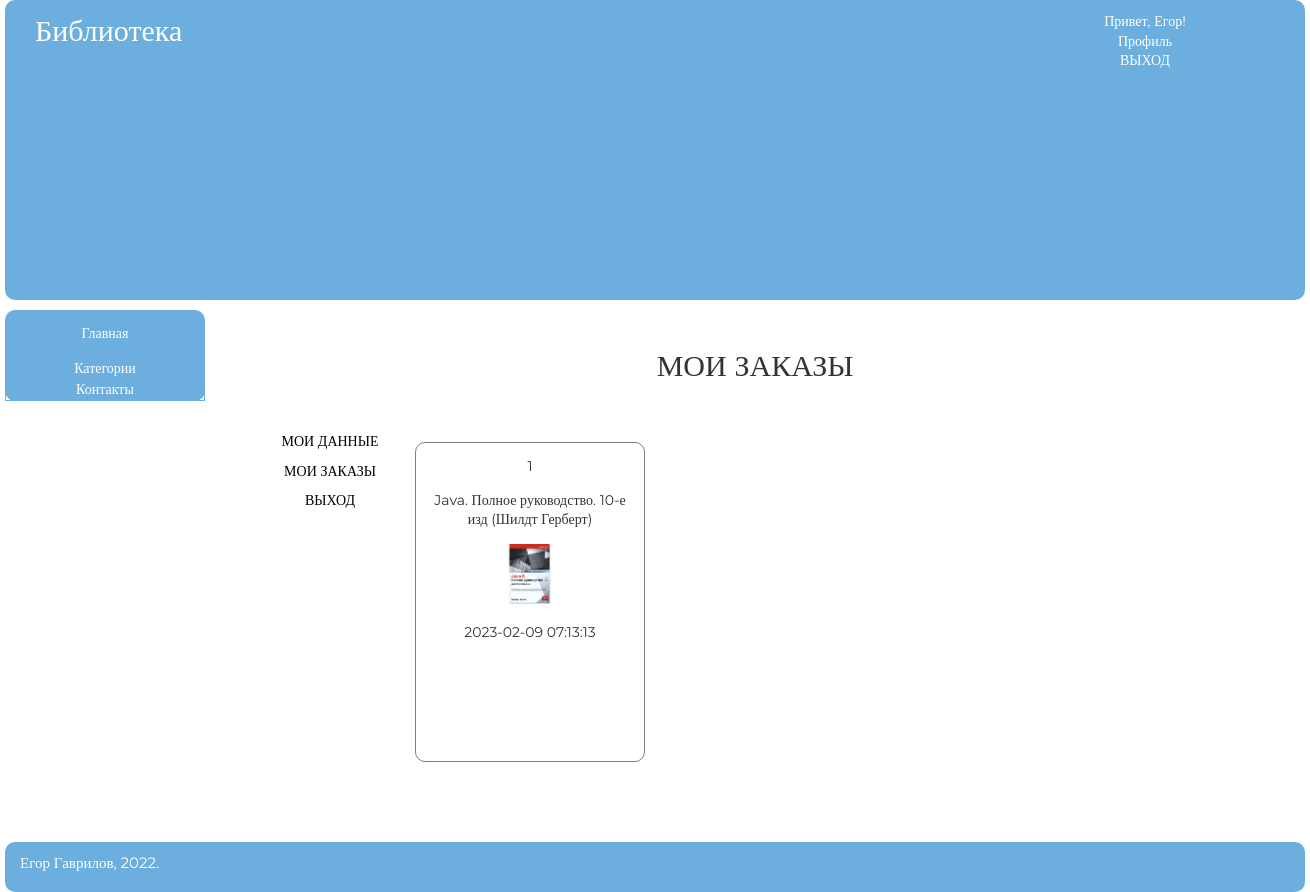
The page /orders_user.php (signed in) on the database its author committed.
### tables this page shows
CREATE TABLE `orders` (
  `id` int(11) NOT NULL,
  `book_id` int(11) NOT NULL,
  `user_id` int(11) NOT NULL,
  `creation_date` datetime NOT NULL DEFAULT current_timestamp()
);

CREATE TABLE `catalog` (
  `id` int(11) NOT NULL,
  `title` text NOT NULL,
  `category` int(11) NOT NULL,
  `year` int(4) NOT NULL,
  `filename` text NOT NULL,
  `picture` text NOT NULL
);

### orders_user.php (called while the page is built)
<?php
include "components/header.php";
include "components/contents/orders_user.php";
include "components/sidebar.php";
include "components/footer.php"
?>

### components/contents/orders_user.php (the view)
<div class="container clearfix">
    <main class="content">
        <p style="text-align: center; font-size: 30px; margin: 0; padding: 1.5em 0;">МОИ ЗАКАЗЫ</p>
        <div class="profile">
            <div class="menu_prof">
                <a href="profile.php">МОИ ДАННЫЕ</a>
                <a href="orders_user.php">МОИ ЗАКАЗЫ</a>
                <a href="adminka/controllers/exit_user.php">ВЫХОД</a>
            </div>
                    <div class="value_profile">
                        <div class="boxes">
                            <?php
                            $client_id = $_SESSION['client']['id'];
                            $str_out_orders = "SELECT * FROM `orders` WHERE user_id=$client_id";
                            $run_out_orders = mysqli_query($connect, $str_out_orders);
                            while ($out_order = mysqli_fetch_array($run_out_orders)) {
                                echo "
                                        <div class=box>
                                            <p>$out_order[id]</p>
                                    ";
                                $book_id = $out_order['book_id'];
                                $str_out_book = "SELECT * FROM `catalog` WHERE id=$book_id";
                                $run_out_book = mysqli_query($connect, $str_out_book);
                                $out_book = mysqli_fetch_array($run_out_book);
                                echo "
                                            <p>$out_book[title]</p>
                                            <img src=images/$out_book[picture] width=60px/>
                                    ";
                                echo "
                                            <p>$out_order[creation_date]</p>
                                        </div>
                                    ";
                            }
                            ?>
                        </div>
                    </div>
        </div>
    </main>

### css/style.css (style rules this page uses)
html { line-height: 1.15; -webkit-text-size-adjust: 100%; }
body { margin: 0; }
main { display: block; }
a { background-color: transparent; }
img { border-style: none; }
* { -webkit-box-sizing: border-box; -moz-box-sizing: border-box; box-sizing: border-box; }
.clearfix:after { content: ""; display:block; clear: both; }
html, body { font-family: Montserrat; margin: 0; padding: 0; font-size: 14px; line-height: 1.4; color: #333; background-color: #fff; }
.content { width: 100%; float: left; padding-left: 200px; margin-bottom: 10px; }
a { text-decoration: none; color: white; }
.box { width: 230px; height: 320px; border: 1px solid grey; border-radius: 10px; margin: 10px; padding: 0px 15px; text-align: center; }
.boxes { display: flex; }
.profile { display: flex; margin-left: 50px; }
.menu_prof { width: 150px; height: 400px; text-align: center; }
.menu_prof > a { display: block; margin-bottom: 10px; color: black; }
.value_profile { width: 800px; height: 400px; text-align: center; }

### rows shown on the page
orders: id "1", book.title "Java. Полное руководство. 10-е изд (Шилдт Герберт)", book.picture (picture), creation_date "2023-02-09 07:13:13"

### other values the page prints
$_SESSION['client']['name'] "Егор"
